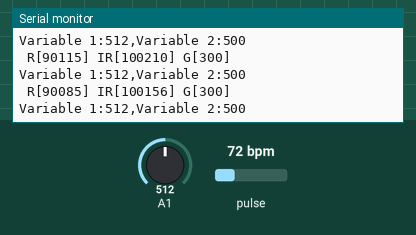
Simulated run of this sketch. Board: Arduino Uno, built with avr-gcc and run on an emulated ATmega328P. Parts: the last lines printed to the serial monitor. Inputs (shaded band) come from the test bench; at power-on: A1 = 512, pulse 72 bpm.

Above: at 1.2 s.
1.3 s: A1 set to 990
At 2.3 s:
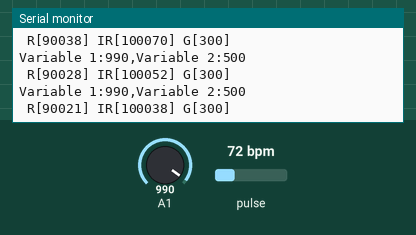
4.3 s: A1 set to 1008
At 5.2 s:
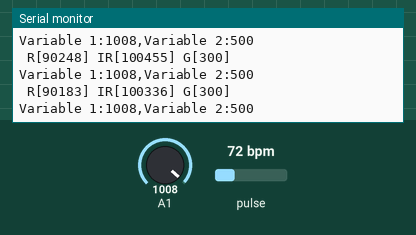
13.3 s: A1 set to 8
At 14.2 s:
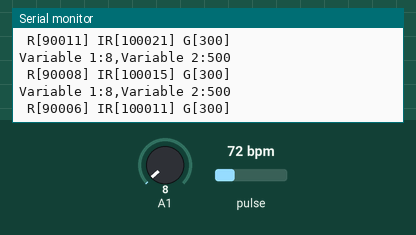
16.3 s: A1 set to 11
At 17.0 s:
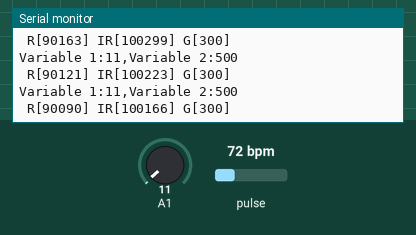
Timing chart, 0 to 18.8 s (numbered marks = the images above; inputs shaded):
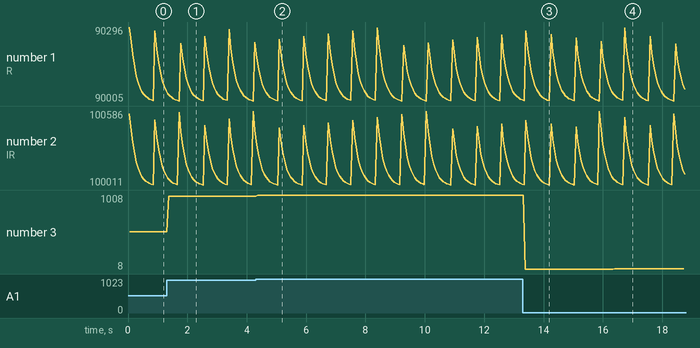

Measured:
- the behaviour switches between 999 and 1000 on A1 (found by bisection; images 1 and 2)
- after the input at 1.3 s, the serial monitor: prints a new line after 0.08 s (image 1)
- plotted number 3: 512 → 990 after the input at 1.3 s

The sketch:

Example1_Basic_Readings_PPG.ino
```cpp
// (licence header left out)
#include <Wire.h>
#include "MAX30105.h"

int potentiometer;
int static_variable = 500;


MAX30105 particleSensor;

#define debug Serial //Uncomment this line if you're using an Uno or ESP
//#define debug SerialUSB //Uncomment this line if you're using a SAMD21

void setup()
{
  debug.begin(9600);
  debug.println("MAX30105 Basic Readings Example");
  Serial.begin(9600);

  // Initialize sensor
  if (particleSensor.begin() == false)
  {
    debug.println("MAX30105 was not found. Please check wiring/power. ");
    while (1);
  }

  particleSensor.setup(); //Configure sensor. Use 6.4mA for LED drive
}

void loop()
{
  debug.print(" R[");
  debug.print(particleSensor.getRed());
  debug.print("] IR[");
  debug.print(particleSensor.getIR());
  debug.print("] G[");
  debug.print(particleSensor.getGreen());
  debug.print("]");

  debug.println();

  potentiometer = analogRead(A1);

  Serial.print("Variable 1:");
  Serial.print(potentiometer);
  Serial.print(",");
  Serial.print("Variable 2:");
  Serial.println(static_variable);
}
```
